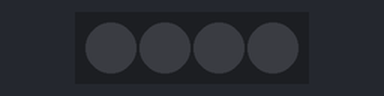
A program run on a simulated CircuitPython board. On the bench: 4 RGB LEDs in strip order, left to right. Dim RGB values are drawn brighter than linear; USB keyboard and mouse output is not drawn.

Above: at 15.0 s.
At 30.05 s:
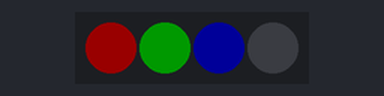
At 30.15 s:
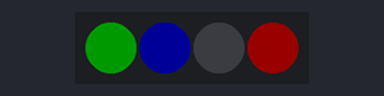
At 30.25 s:
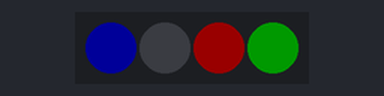
At 30.35 s:
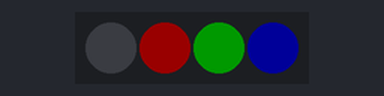
Timing chart, 0 to 39.7 s (numbered marks = the images above):
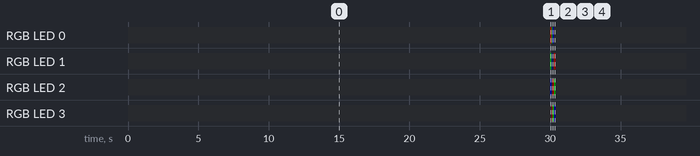

Measured:
- by itself, RGB LED 0, RGB LED 3: repeats every 30.5 s: RGB(0, 25, 0) 0.10 s, RGB(0, 0, 25) 0.10 s, off 30.2 s, RGB(25, 0, 0) 0.10 s
- by itself, RGB LED 1: repeats every 30.5 s: RGB(0, 0, 25) 0.10 s, off 0.10 s, RGB(25, 0, 0) 0.10 s, off 30.1 s, RGB(0, 25, 0) 0.10 s
- by itself, RGB LED 2: repeats every 30.5 s: off 0.10 s, RGB(25, 0, 0) 0.10 s, RGB(0, 25, 0) 0.10 s, off 30.1 s, RGB(0, 0, 25) 0.10 s

The program:

AlternateBlinky.py
```python
import usb_hid
import time
import board
import neopixel
from adafruit_hid.mouse import Mouse

# pixels = neopixel.NeoPixel(board.NEOPIXEL, 1)

p1 = neopixel.NeoPixel(board.NEOPIXEL, 4, brightness=0.1, auto_write=False)
m = Mouse(usb_hid.devices)

modulo = 0

while True:

#    if modulo == 0:
#        p1[0] = (255, 0, 0)
#        p1[1] = (0, 255, 0)
#        p1[2] = (0, 0, 255)
#        p1[3] = (0, 0, 0)

#    if modulo == 3:
#        p1[3] = (255, 0, 0)
#        p1[0] = (0, 255, 0)
#        p1[1] = (0, 0, 255)
#        p1[2] = (0, 0, 0)

#    if modulo == 2:
#        p1[2] = (255, 0, 0)
#        p1[3] = (0, 255, 0)
#        p1[0] = (0, 0, 255)
#        p1[1] = (0, 0, 0)

#    if modulo == 1:
#        p1[1] = (255, 0, 0)
#        p1[2] = (0, 255, 0)
#        p1[3] = (0, 0, 255)
#        p1[0] = (0, 0, 0)

#    p1.show()

#    modulo = modulo + 1

#    if modulo == 5:
#        modulo = 0

    time.sleep(30)

    m.move(2, 0)
    p1[0] = (255, 0, 0)
    p1[1] = (0, 255, 0)
    p1[2] = (0, 0, 255)
    p1[3] = (0, 0, 0)
    p1.show()
    time.sleep(0.1)
    m.move(0, 2)
    p1[3] = (255, 0, 0)
    p1[0] = (0, 255, 0)
    p1[1] = (0, 0, 255)
    p1[2] = (0, 0, 0)
    p1.show()
    time.sleep(0.1)
    m.move(-2, 0)
    p1[2] = (255, 0, 0)
    p1[3] = (0, 255, 0)
    p1[0] = (0, 0, 255)
    p1[1] = (0, 0, 0)
    p1.show()
    time.sleep(0.1)
    m.move(0, -2)
    p1[1] = (255, 0, 0)
    p1[2] = (0, 255, 0)
    p1[3] = (0, 0, 255)
    p1[0] = (0, 0, 0)
    p1.show()
    time.sleep(0.1)
    p1[1] = (0, 0, 0)
    p1[2] = (0, 0, 0)
    p1[3] = (0, 0, 0)
    p1[0] = (0, 0, 0)
    p1.show()
    time.sleep(0.1)


    # pixels.fill((255, 0, 0))
    # time.sleep(0.5)
    # pixels.fill((0, 0, 0))
    # time.sleep(0.5)
```
